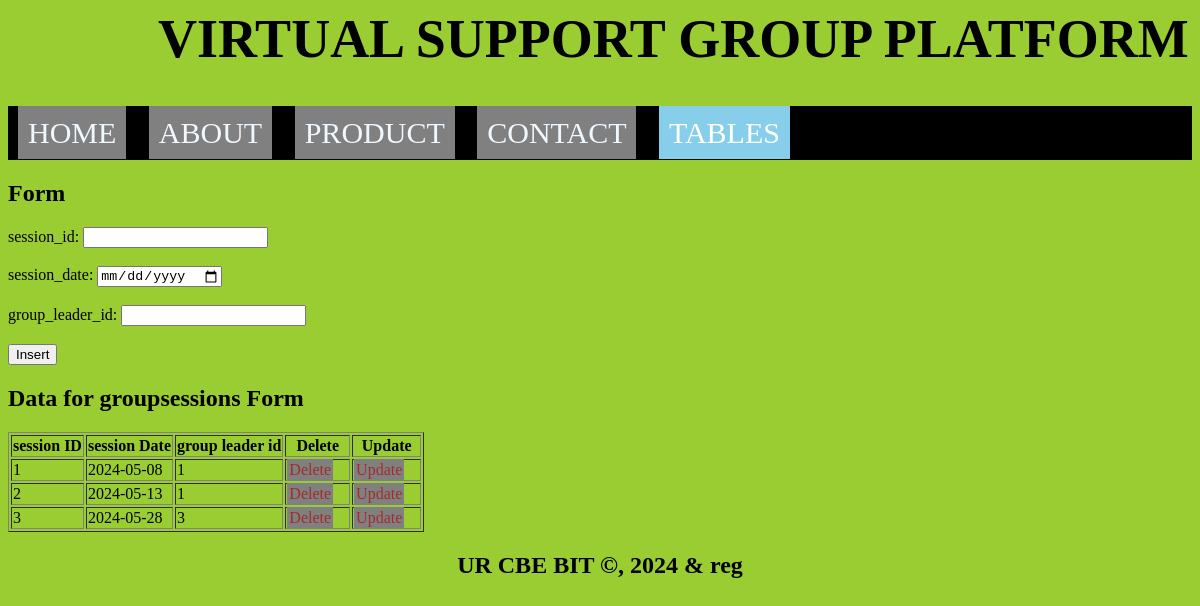
The app's page /2/groupsessions.php with its own data.
### tables this page shows
CREATE TABLE `groupsessions` (
  `session_id` int(11) NOT NULL,
  `session_date` date DEFAULT NULL,
  `group_leader_id` int(11) DEFAULT NULL
);

### 2/groupsessions.php (the view, shortened to what this page needs)
<html lang="en">
<head>
  <link rel="stylesheet" type="text/css" href="style.css" title="style 1" media="screen, tv, projection, handheld, print"/>
<header>
</head>
<body bgcolor="yellowgreen">
    <h1 style="margin-left: 150px; font-size: 54px;">VIRTUAL SUPPORT GROUP PLATFORM</h1>
    <div class="navbar-links" style="margin-top: 10px; font-size: 30px; background-color: black; color: white; padding: 10px;">
        <a href="home.html" style="color: aliceblue;">HOME</a>
        <a href="service.html" style="color: aliceblue;">ABOUT</a>
        <a href="about.html" style="color: aliceblue;">PRODUCT</a>
        <a href="contact.html" style="color: aliceblue;">CONTACT</a>
        <div class="dropdown">
            <a href="#" style="padding: 10px; color: white; background-color: skyblue; text-decoration: none;">TABLES</a>
        </div>
    </div>
<section>
<h1> Form</h1>
    <form method="post" onsubmit="return confirmInsert();">
        <label for="session_id">session_id:</label>
        <input type="number" id="session_id" name="session_id"><br><br>
        <label for="session_date">session_date:</label>
        <input type="date" id="session_date" name="session_date" required><br><br>
        <label for="group_leader_id">group_leader_id:</label>
        <input type="number" id="group_leader_id" name="group_leader_id" required><br><br>
        <input type="submit" name="add" value="Insert">
    </form>
<h2>Data for groupsessions Form</h2>
    <table border="1">
        <tr>
            <th>session ID</th>
            <th>session Date</th>
            <th>group leader id</th>
            <th>Delete</th>
            <th>Update</th>
        </tr>
        <?php
        include('connection.php');
        $sql = "SELECT * FROM groupsessions";
        $result = $connection->query($sql);
        if ($result->num_rows > 0) {
            while ($row = $result->fetch_assoc()) {
                $session_id = $row['session_id'];
                echo "<tr>
                    <td>" . $row['session_id'] . "</td>
                    <td>" . $row['session_date'] . "</td>
                    <td>" . $row['group_leader_id'] . "</td>
                    <td><a style='padding:2px' href='delete_groupsessions.php?session_id=$session_id'>Delete</a></td>
                    <td><a style='padding:2px' href='update_groupsessions.php?session_id=$session_id'>Update</a></td>
                </tr>";
            }
        } else {
            echo "<tr><td colspan='7'>No data found</td></tr>";
        }
        ?>
    </table>
  </body>
<footer>
  <center>
    <b><h2>UR CBE BIT &copy, 2024 & reg</h2></b>
  </center>
</footer>
</body>
</html>

### 2/style.css (style rules this page uses)
.dropdown { position: relative; display: inline-block; }

### 2/groupsessions.php (style rules this page uses)
a { padding: 10px; color: white; background-color: grey; text-decoration: none; margin-right: 15px; }
a:link { color: brown; }

### records on screen
groupsessions: session_id "1", session_date "2024-05-08", group_leader "1"
groupsessions: session_id "2", session_date "2024-05-13", group_leader "1"
groupsessions: session_id "3", session_date "2024-05-28", group_leader "3"
